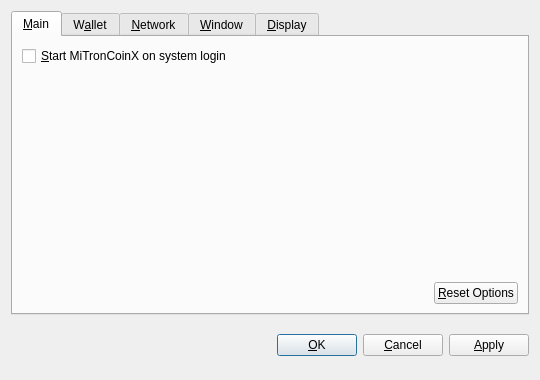
<?xml version="1.0" encoding="UTF-8"?>
<ui version="4.0">
 <class>OptionsDialog</class>
 <widget class="QDialog" name="OptionsDialog">
  <property name="geometry">
   <rect>
    <x>0</x>
    <y>0</y>
    <width>540</width>
    <height>380</height>
   </rect>
  </property>
  <property name="windowTitle">
   <string>Options</string>
  </property>
  <property name="modal">
   <bool>true</bool>
  </property>
  <layout class="QVBoxLayout" name="verticalLayout">
   <item>
    <widget class="QTabWidget" name="tabWidget">
     <property name="tabPosition">
      <enum>QTabWidget::North</enum>
     </property>
     <property name="currentIndex">
      <number>0</number>
     </property>
     <widget class="QWidget" name="tabMain">
      <attribute name="title">
       <string>&amp;Main</string>
      </attribute>
      <layout class="QVBoxLayout" name="verticalLayout_Main">
       <item>
        <widget class="QCheckBox" name="bitcoinAtStartup">
         <property name="toolTip">
          <string>Automatically start MiTronCoinX after logging in to the system.</string>
         </property>
         <property name="text">
          <string>&amp;Start MiTronCoinX on system login</string>
         </property>
        </widget>
       </item>
       <item>
        <spacer name="verticalSpacer_Main">
         <property name="orientation">
          <enum>Qt::Vertical</enum>
         </property>
         <property name="sizeHint" stdset="0">
          <size>
           <width>20</width>
           <height>40</height>
          </size>
         </property>
        </spacer>
       </item>
       <item>
        <layout class="QHBoxLayout" name="horizontalLayout_2_Main">
         <item>
          <spacer name="horizontalSpacer_2_Main">
           <property name="orientation">
            <enum>Qt::Horizontal</enum>
           </property>
           <property name="sizeHint" stdset="0">
            <size>
             <width>40</width>
             <height>20</height>
            </size>
           </property>
          </spacer>
         </item>
         <item>
          <widget class="QPushButton" name="resetButton">
           <property name="toolTip">
            <string>Reset all client options to default.</string>
           </property>
           <property name="text">
            <string>&amp;Reset Options</string>
           </property>
           <property name="autoDefault">
            <bool>false</bool>
           </property>
          </widget>
         </item>
        </layout>
       </item>
      </layout>
     </widget>
     <widget class="QWidget" name="tabWallet">
      <attribute name="title">
       <string>W&amp;allet</string>
      </attribute>
      <layout class="QVBoxLayout" name="verticalLayout_Network">
       <item>
        <widget class="QLabel" name="transactionFeeInfoLabel">
         <property name="text">
          <string>Optional transaction fee per kB that helps make sure your transactions are processed quickly. Most transactions are 1 kB.</string>
         </property>
         <property name="textFormat">
          <enum>Qt::PlainText</enum>
         </property>
         <property name="wordWrap">
          <bool>true</bool>
         </property>
        </widget>
       </item>
       <item>
        <layout class="QHBoxLayout" name="horizontalLayout_1_Main">
         <item>
          <widget class="QLabel" name="transactionFeeLabel">
           <property name="text">
            <string>Pay transaction &amp;fee</string>
           </property>
           <property name="textFormat">
            <enum>Qt::PlainText</enum>
           </property>
           <property name="buddy">
            <cstring>transactionFee</cstring>
           </property>
          </widget>
         </item>
         <item>
          <widget class="BitcoinAmountField" name="transactionFee"/>
         </item>
         <item>
          <spacer name="horizontalSpacer_1_Main">
           <property name="orientation">
            <enum>Qt::Horizontal</enum>
           </property>
           <property name="sizeHint" stdset="0">
            <size>
             <width>40</width>
             <height>20</height>
            </size>
           </property>
          </spacer>
         </item>
        </layout>
       </item>
       <item>
        <widget class="QLabel" name="label">
         <property name="text">
          <string>If you disable the spending of unconfirmed change, the change from a transaction cannot be used until that transaction has at least one confirmation. This also affects how your balance is computed.</string>
         </property>
         <property name="wordWrap">
          <bool>true</bool>
         </property>
        </widget>
       </item>
       <item>
        <widget class="QCheckBox" name="spendZeroConfChange">
         <property name="text">
          <string>Spend unconfirmed change  (experts only)</string>
         </property>
        </widget>
       </item>
       <item>
        <spacer name="verticalSpacer">
         <property name="orientation">
          <enum>Qt::Vertical</enum>
         </property>
         <property name="sizeHint" stdset="0">
          <size>
           <width>20</width>
           <height>40</height>
          </size>
         </property>
        </spacer>
       </item>
      </layout>
     </widget>
     <widget class="QWidget" name="tabNetwork">
      <attribute name="title">
       <string>&amp;Network</string>
      </attribute>
      <layout class="QVBoxLayout" name="verticalLayout_Network">
       <item>
        <widget class="QCheckBox" name="mapPortUpnp">
         <property name="toolTip">
          <string>Automatically open the MiTronCoinX client port on the router. This only works when your router supports UPnP and it is enabled.</string>
         </property>
         <property name="text">
          <string>Map port using &amp;UPnP</string>
         </property>
        </widget>
       </item>
       <item>
        <widget class="QCheckBox" name="connectSocks">
         <property name="toolTip">
          <string>Connect to the MiTronCoinX network through a SOCKS proxy (e.g. when connecting through Tor).</string>
         </property>
         <property name="text">
          <string>&amp;Connect through SOCKS proxy:</string>
         </property>
        </widget>
       </item>
       <item>
        <layout class="QHBoxLayout" name="horizontalLayout_Network">
         <item>
          <widget class="QLabel" name="proxyIpLabel">
           <property name="text">
            <string>Proxy &amp;IP:</string>
           </property>
           <property name="textFormat">
            <enum>Qt::PlainText</enum>
           </property>
           <property name="buddy">
            <cstring>proxyIp</cstring>
           </property>
          </widget>
         </item>
         <item>
          <widget class="QValidatedLineEdit" name="proxyIp">
           <property name="maximumSize">
            <size>
             <width>140</width>
             <height>16777215</height>
            </size>
           </property>
           <property name="toolTip">
            <string>IP address of the proxy (e.g. 127.0.0.1)</string>
           </property>
          </widget>
         </item>
         <item>
          <widget class="QLabel" name="proxyPortLabel">
           <property name="text">
            <string>&amp;Port:</string>
           </property>
           <property name="textFormat">
            <enum>Qt::PlainText</enum>
           </property>
           <property name="buddy">
            <cstring>proxyPort</cstring>
           </property>
          </widget>
         </item>
         <item>
          <widget class="QLineEdit" name="proxyPort">
           <property name="maximumSize">
            <size>
             <width>55</width>
             <height>16777215</height>
            </size>
           </property>
           <property name="toolTip">
            <string>Port of the proxy (e.g. 9050)</string>
           </property>
          </widget>
         </item>
         <item>
          <widget class="QLabel" name="socksVersionLabel">
           <property name="text">
            <string>SOCKS &amp;Version:</string>
           </property>
           <property name="textFormat">
            <enum>Qt::PlainText</enum>
           </property>
           <property name="buddy">
            <cstring>socksVersion</cstring>
           </property>
          </widget>
         </item>
         <item>
          <widget class="QValueComboBox" name="socksVersion">
           <property name="toolTip">
            <string>SOCKS version of the proxy (e.g. 5)</string>
           </property>
          </widget>
         </item>
         <item>
          <spacer name="horizontalSpacer_Network">
           <property name="orientation">
            <enum>Qt::Horizontal</enum>
           </property>
           <property name="sizeHint" stdset="0">
            <size>
             <width>40</width>
             <height>20</height>
            </size>
           </property>
          </spacer>
         </item>
        </layout>
       </item>
       <item>
        <spacer name="verticalSpacer_Network">
         <property name="orientation">
          <enum>Qt::Vertical</enum>
         </property>
         <property name="sizeHint" stdset="0">
          <size>
           <width>20</width>
           <height>40</height>
          </size>
         </property>
        </spacer>
       </item>
      </layout>
     </widget>
     <widget class="QWidget" name="tabWindow">
      <attribute name="title">
       <string>&amp;Window</string>
      </attribute>
      <layout class="QVBoxLayout" name="verticalLayout_Window">
       <item>
        <widget class="QCheckBox" name="minimizeToTray">
         <property name="toolTip">
          <string>Show only a tray icon after minimizing the window.</string>
         </property>
         <property name="text">
          <string>&amp;Minimize to the tray instead of the taskbar</string>
         </property>
        </widget>
       </item>
       <item>
        <widget class="QCheckBox" name="minimizeOnClose">
         <property name="toolTip">
          <string>Minimize instead of exit the application when the window is closed. When this option is enabled, the application will be closed only after selecting Quit in the menu.</string>
         </property>
         <property name="text">
          <string>M&amp;inimize on close</string>
         </property>
        </widget>
       </item>
       <item>
        <spacer name="verticalSpacer_Window">
         <property name="orientation">
          <enum>Qt::Vertical</enum>
         </property>
         <property name="sizeHint" stdset="0">
          <size>
           <width>20</width>
           <height>40</height>
          </size>
         </property>
        </spacer>
       </item>
      </layout>
     </widget>
     <widget class="QWidget" name="tabDisplay">
      <attribute name="title">
       <string>&amp;Display</string>
      </attribute>
      <layout class="QVBoxLayout" name="verticalLayout_Display">
       <item>
        <layout class="QHBoxLayout" name="horizontalLayout_1_Display">
         <item>
          <widget class="QLabel" name="langLabel">
           <property name="text">
            <string>User Interface &amp;language:</string>
           </property>
           <property name="textFormat">
            <enum>Qt::PlainText</enum>
           </property>
           <property name="buddy">
            <cstring>lang</cstring>
           </property>
          </widget>
         </item>
         <item>
          <widget class="QValueComboBox" name="lang">
           <property name="toolTip">
            <string>The user interface language can be set here. This setting will take effect after restarting MiTronCoinX.</string>
           </property>
          </widget>
         </item>
        </layout>
       </item>
       <item>
        <layout class="QHBoxLayout" name="horizontalLayout_2_Display">
         <item>
          <widget class="QLabel" name="unitLabel">
           <property name="text">
            <string>&amp;Unit to show amounts in:</string>
           </property>
           <property name="textFormat">
            <enum>Qt::PlainText</enum>
           </property>
           <property name="buddy">
            <cstring>unit</cstring>
           </property>
          </widget>
         </item>
         <item>
          <widget class="QValueComboBox" name="unit">
           <property name="toolTip">
            <string>Choose the default subdivision unit to show in the interface and when sending coins.</string>
           </property>
          </widget>
         </item>
        </layout>
       </item>
       <item>
        <widget class="QCheckBox" name="displayAddresses">
         <property name="toolTip">
          <string>Whether to show MiTronCoinX addresses in the transaction list or not.</string>
         </property>
         <property name="text">
          <string>&amp;Display addresses in transaction list</string>
         </property>
        </widget>
       </item>
       <item>
        <widget class="QCheckBox" name="coinControlFeatures">
         <property name="toolTip">
          <string>Whether to show coin control features or not.</string>
         </property>
         <property name="text">
          <string>Display coin &amp;control features (experts only!)</string>
         </property>
        </widget>
       </item>
       <item>
        <spacer name="verticalSpacer_Display">
         <property name="orientation">
          <enum>Qt::Vertical</enum>
         </property>
         <property name="sizeHint" stdset="0">
          <size>
           <width>20</width>
           <height>40</height>
          </size>
         </property>
        </spacer>
       </item>
      </layout>
     </widget>
    </widget>
   </item>
   <item>
    <layout class="QHBoxLayout" name="horizontalLayout_Buttons">
     <item>
      <spacer name="horizontalSpacer_1">
       <property name="orientation">
        <enum>Qt::Horizontal</enum>
       </property>
       <property name="sizeHint" stdset="0">
        <size>
         <width>40</width>
         <height>48</height>
        </size>
       </property>
      </spacer>
     </item>
     <item>
      <widget class="QLabel" name="statusLabel">
       <property name="font">
        <font>
         <weight>75</weight>
         <bold>true</bold>
        </font>
       </property>
       <property name="text">
        <string/>
       </property>
       <property name="textFormat">
        <enum>Qt::PlainText</enum>
       </property>
       <property name="wordWrap">
        <bool>true</bool>
       </property>
      </widget>
     </item>
     <item>
      <spacer name="horizontalSpacer_2">
       <property name="orientation">
        <enum>Qt::Horizontal</enum>
       </property>
       <property name="sizeHint" stdset="0">
        <size>
         <width>40</width>
         <height>48</height>
        </size>
       </property>
      </spacer>
     </item>
     <item>
      <widget class="QPushButton" name="okButton">
       <property name="text">
        <string>&amp;OK</string>
       </property>
      </widget>
     </item>
     <item>
      <widget class="QPushButton" name="cancelButton">
       <property name="text">
        <string>&amp;Cancel</string>
       </property>
       <property name="autoDefault">
        <bool>false</bool>
       </property>
      </widget>
     </item>
     <item>
      <widget class="QPushButton" name="applyButton">
       <property name="text">
        <string>&amp;Apply</string>
       </property>
       <property name="autoDefault">
        <bool>false</bool>
       </property>
      </widget>
     </item>
    </layout>
   </item>
  </layout>
 </widget>
 <customwidgets>
  <customwidget>
   <class>BitcoinAmountField</class>
   <extends>QSpinBox</extends>
   <header>bitcoinamountfield.h</header>
  </customwidget>
  <customwidget>
   <class>QValueComboBox</class>
   <extends>QComboBox</extends>
   <header>qvaluecombobox.h</header>
  </customwidget>
  <customwidget>
   <class>QValidatedLineEdit</class>
   <extends>QLineEdit</extends>
   <header>qvalidatedlineedit.h</header>
  </customwidget>
 </customwidgets>
 <resources/>
 <connections/>
</ui>
